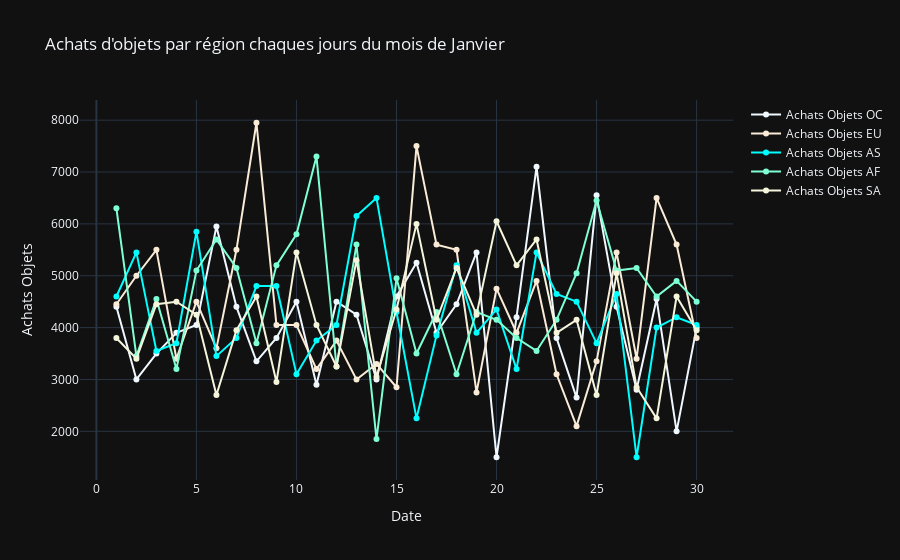
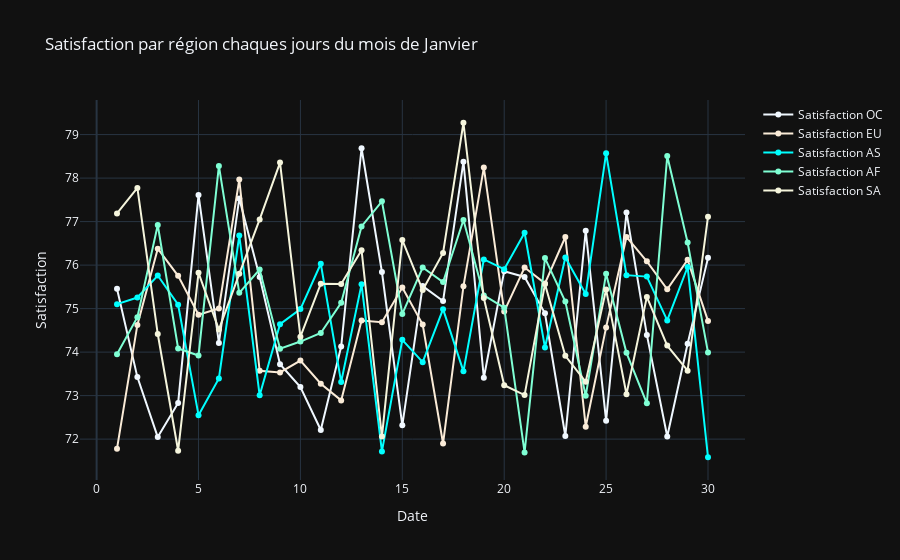

Write notebook code for charts like these, in order.
### Code cell
import plotly.graph_objects as go

# 6 - Filtrez les données pour ces jours et analysez leur impact sur les achats.
data_for_analysis = df[['Date', 'Achats_Objets', 'Serveur', 'Région', 'Satisfaction']]

data_for_analysis['Date'] = pd.to_datetime(data_for_analysis['Date']).dt.day

regions = data_for_analysis['Région'].unique()

colors = ['aliceblue', 'antiquewhite', 'aqua', 'aquamarine', 'azure','beige', 'bisque', 'black', 'blanchedalmond', 'blue','blueviolet', 'brown', 'burlywood', 'cadetblue']

regions_color = {region: colors[i] for i, region in enumerate(regions)}

achats_per_date_region = data_for_analysis.groupby(['Date', 'Région'])['Achats_Objets'].sum().reset_index()
satisfaction_per_date_region = data_for_analysis.groupby(['Date', 'Région'])['Satisfaction'].mean().reset_index()

data_per_region = []
for region in regions:
    achats_grouped_data = achats_per_date_region[achats_per_date_region['Région'] == region]
    satisfaction_group_data = satisfaction_per_date_region[satisfaction_per_date_region['Région'] == region]
    if not achats_grouped_data.empty and not satisfaction_group_data.empty:
        region_data = {
            'region': region,
            'color': regions_color[region],
            'achats_objets_per_day': achats_grouped_data,
            'satisfaction_per_day': satisfaction_group_data
        }
        data_per_region.append(region_data)

fig = go.Figure()
for region_data in data_per_region:

    region = region_data['region']
    color = region_data['color']
    dates_per_region = region_data['achats_objets_per_day']['Date']
    sum_achats_objets = region_data['achats_objets_per_day']['Achats_Objets']

    fig.add_trace(
        go.Scatter(
            x=dates_per_region,
            y=sum_achats_objets,
            name='Achats Objets ' + str(region),
            mode='lines+markers',
            line_color=color,
        )
    )

fig.update_layout(
        title=dict(
            text='Achats d\'objets par région chaques jours du mois de Janvier'
        ),
        xaxis_title='Date',
        yaxis_title='Achats Objets',
        showlegend=True,
)

fig.show()

fig = go.Figure()

for region_data in data_per_region:

        region = region_data['region']
        color = region_data['color']
        dates_per_region = region_data['satisfaction_per_day']['Date']
        mean_satisfaction = region_data['satisfaction_per_day']['Satisfaction']

        fig.add_trace(
            go.Scatter(
                x=dates_per_region,
                y=mean_satisfaction,
                name='Satisfaction ' + str(region),
                mode='lines+markers',
                line_color=color,
            )
        )

fig.update_layout(
            title=dict(
                text='Satisfaction par région chaques jours du mois de Janvier'
            ),
            xaxis_title='Date',
            yaxis_title='Satisfaction',
            showlegend=True,
        )

fig.show()

### Figure 1 — Plotly figure (JSON) as saved in the notebook; plotly's stock layout.template omitted (floating-point values rounded to 4 significant figures)
{"data": [{"line": {"color": "aliceblue"}, "mode": "lines+markers", "name": "Achats Objets OC", "x": [1, 2, 3, 4, 5, 6, 7, 8, 9, 10, 11, 12, 13, 14, 15, 16, 17, 18, 19, 20, 21, 22, 23, 24, 25, 26, 27, 28, 29, 30], "y": [4400, 3000, 3500, 3900, 4050, 5950, 4400, 3350, 3800, 4500, 2900, 4500, 4250, 3000, 4600, 5250, 3900, 4450, 5450, 1500, 4200, 7100, 3800, 2650, 6550, 4400, 2800, 4550, 2000, 4000], "type": "scatter"}, {"line": {"color": "antiquewhite"}, "mode": "lines+markers", "name": "Achats Objets EU", "x": [1, 2, 3, 4, 5, 6, 7, 8, 9, 10, 11, 12, 13, 14, 15, 16, 17, 18, 19, 20, 21, 22, 23, 24, 25, 26, 27, 28, 29, 30], "y": [4450, 5000, 5500, 3400, 4500, 3600, 5500, 7950, 4050, 4050, 3200, 3750, 3000, 3300, 2850, 7500, 5600, 5500, 2750, 4750, 3900, 4900, 3100, 2100, 3350, 5450, 3400, 6500, 5600, 3800], "type": "scatter"}, {"line": {"color": "aqua"}, "mode": "lines+markers", "name": "Achats Objets AS", "x": [1, 2, 3, 4, 5, 6, 7, 8, 9, 10, 11, 12, 13, 14, 15, 16, 17, 18, 19, 20, 21, 22, 23, 24, 25, 26, 27, 28, 29, 30], "y": [4600, 5450, 3550, 3700, 5850, 3450, 3800, 4800, 4800, 3100, 3750, 4050, 6150, 6500, 4300, 2250, 3850, 5200, 3900, 4350, 3200, 5450, 4650, 4500, 3700, 4650, 1500, 4000, 4200, 4050], "type": "scatter"}, {"line": {"color": "aquamarine"}, "mode": "lines+markers", "name": "Achats Objets AF", "x": [1, 2, 3, 4, 5, 6, 7, 8, 9, 10, 11, 12, 13, 14, 15, 16, 17, 18, 19, 20, 21, 22, 23, 24, 25, 26, 27, 28, 29, 30], "y": [6300, 3450, 4550, 3200, 5100, 5700, 5150, 3700, 5200, 5800, 7300, 3250, 5600, 1850, 4950, 3500, 4300, 3100, 4300, 4150, 3800, 3550, 4150, 5050, 6450, 5100, 5150, 4600, 4900, 4500], "type": "scatter"}, {"line": {"color": "beige"}, "mode": "lines+markers", "name": "Achats Objets SA", "x": [1, 2, 3, 4, 5, 6, 7, 8, 9, 10, 11, 12, 13, 14, 15, 16, 17, 18, 19, 20, 21, 22, 23, 24, 25, 26, 27, 28, 29, 30], "y": [3800, 3400, 4450, 4500, 4250, 2700, 3950, 4600, 2950, 5450, 4050, 3250, 5300, 3050, 4350, 6000, 4150, 5150, 4250, 6050, 5200, 5700, 3900, 4150, 2700, 5050, 2850, 2250, 4600, 3950], "type": "scatter"}], "layout": {"title": {"text": "Achats d'objets par région chaques jours du mois de Janvier"}, "xaxis": {"title": {"text": "Date"}}, "yaxis": {"title": {"text": "Achats Objets"}}, "showlegend": true}}

### Figure 2 — Plotly figure (JSON) as saved in the notebook; plotly's stock layout.template omitted (floating-point values rounded to 4 significant figures)
{"data": [{"line": {"color": "aliceblue"}, "mode": "lines+markers", "name": "Satisfaction OC", "x": [1, 2, 3, 4, 5, 6, 7, 8, 9, 10, 11, 12, 13, 14, 15, 16, 17, 18, 19, 20, 21, 22, 23, 24, 25, 26, 27, 28, 29, 30], "y": [75.46, 73.43, 72.05, 72.83, 77.61, 74.21, 77.53, 75.73, 73.72, 73.2, 72.21, 74.13, 78.69, 75.84, 72.32, 75.52, 75.17, 78.38, 73.41, 75.86, 75.73, 74.89, 72.07, 76.79, 72.42, 77.21, 74.4, 72.06, 74.19, 76.17], "type": "scatter"}, {"line": {"color": "antiquewhite"}, "mode": "lines+markers", "name": "Satisfaction EU", "x": [1, 2, 3, 4, 5, 6, 7, 8, 9, 10, 11, 12, 13, 14, 15, 16, 17, 18, 19, 20, 21, 22, 23, 24, 25, 26, 27, 28, 29, 30], "y": [71.78, 74.62, 76.38, 75.75, 74.86, 75.0, 77.97, 73.57, 73.53, 73.81, 73.27, 72.89, 74.73, 74.69, 75.49, 74.63, 71.9, 75.51, 78.24, 74.93, 75.95, 75.58, 76.65, 72.29, 74.57, 76.65, 76.09, 75.45, 76.12, 74.72], "type": "scatter"}, {"line": {"color": "aqua"}, "mode": "lines+markers", "name": "Satisfaction AS", "x": [1, 2, 3, 4, 5, 6, 7, 8, 9, 10, 11, 12, 13, 14, 15, 16, 17, 18, 19, 20, 21, 22, 23, 24, 25, 26, 27, 28, 29, 30], "y": [75.1, 75.25, 75.76, 75.09, 72.55, 73.39, 76.68, 73.01, 74.64, 74.99, 76.03, 73.31, 75.56, 71.72, 74.28, 73.77, 74.99, 73.56, 76.13, 75.91, 76.74, 74.11, 76.18, 75.33, 78.57, 75.77, 75.74, 74.73, 75.96, 71.58], "type": "scatter"}, {"line": {"color": "aquamarine"}, "mode": "lines+markers", "name": "Satisfaction AF", "x": [1, 2, 3, 4, 5, 6, 7, 8, 9, 10, 11, 12, 13, 14, 15, 16, 17, 18, 19, 20, 21, 22, 23, 24, 25, 26, 27, 28, 29, 30], "y": [73.95, 74.8, 76.92, 74.08, 73.92, 78.28, 75.36, 75.9, 74.08, 74.24, 74.44, 75.13, 76.89, 77.47, 74.88, 75.94, 75.61, 77.04, 75.3, 75.02, 71.69, 76.16, 75.16, 73.0, 75.8, 73.98, 72.82, 78.51, 76.52, 73.99], "type": "scatter"}, {"line": {"color": "beige"}, "mode": "lines+markers", "name": "Satisfaction SA", "x": [1, 2, 3, 4, 5, 6, 7, 8, 9, 10, 11, 12, 13, 14, 15, 16, 17, 18, 19, 20, 21, 22, 23, 24, 25, 26, 27, 28, 29, 30], "y": [77.19, 77.77, 74.42, 71.73, 75.82, 74.52, 75.8, 77.05, 78.36, 74.35, 75.57, 75.56, 76.34, 72.06, 76.57, 75.43, 76.28, 79.27, 75.24, 73.24, 73.01, 75.56, 73.92, 73.32, 75.44, 73.03, 75.27, 74.15, 73.57, 77.11], "type": "scatter"}], "layout": {"title": {"text": "Satisfaction par région chaques jours du mois de Janvier"}, "xaxis": {"title": {"text": "Date"}}, "yaxis": {"title": {"text": "Satisfaction"}}, "showlegend": true}}
